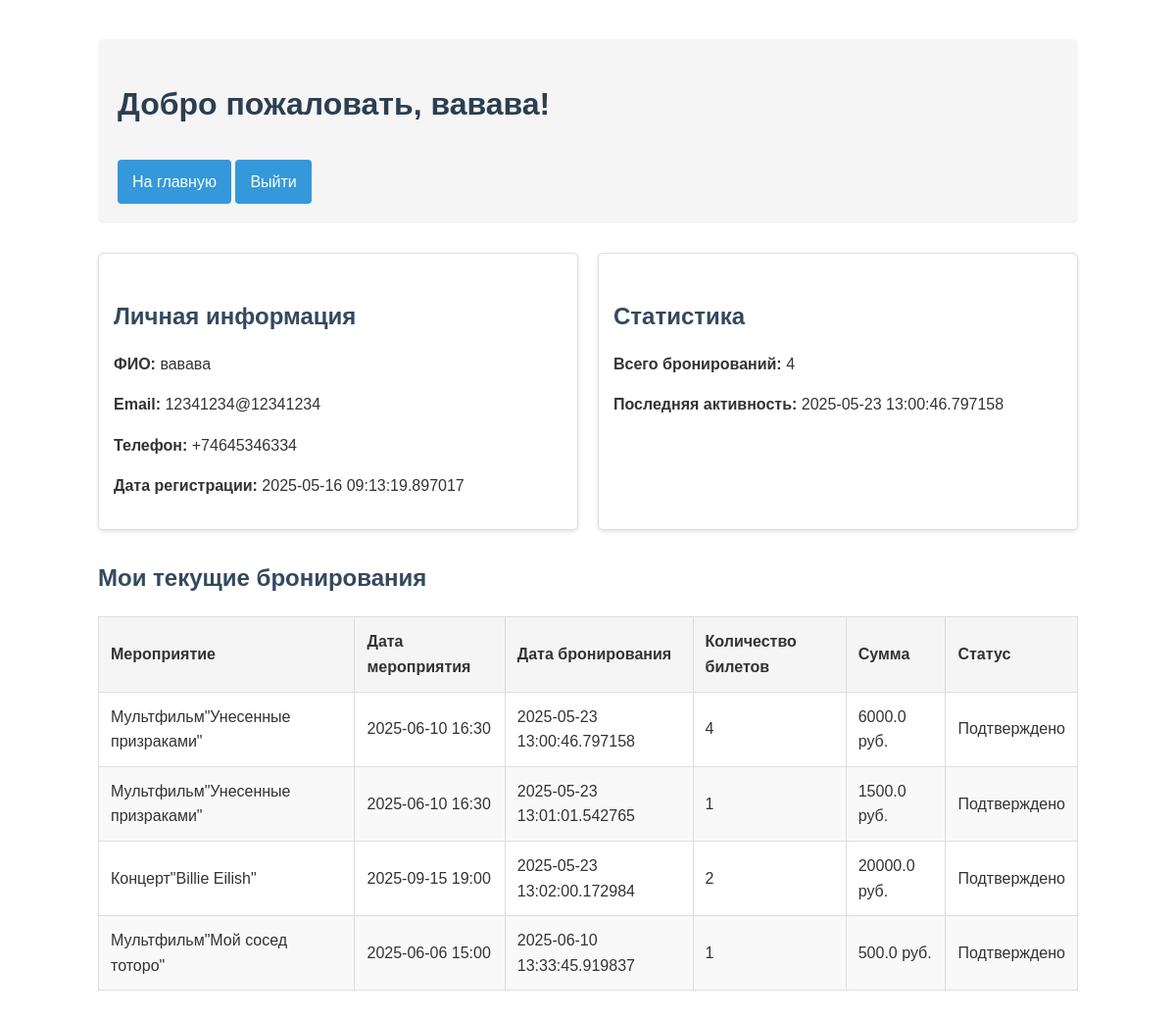
/my_account (signed in), run on the app's committed database.
### app.py (models this page shows)
class User(db.Model):
    __tablename__ = 'users'
    id = db.Column(db.Integer, primary_key=True)
    name = db.Column(db.String(100), nullable=False)
    email = db.Column(db.String(100), nullable=False, unique=True)
    t_number = db.Column(db.String(12), nullable=False)
    password = db.Column(db.String(100), nullable=False)
    registration_date = db.Column(db.DateTime, default=datetime.utcnow)
    bookings = db.relationship('Booking', backref='user', lazy=True)

class Booking(db.Model):
    __tablename__ = 'bookings'
    id = db.Column(db.Integer, primary_key=True)
    event_id = db.Column(db.Integer, db.ForeignKey('events.id'), nullable=False)
    user_id = db.Column(db.Integer, db.ForeignKey('users.id'), nullable=False)
    tickets_count = db.Column(db.Integer, nullable=False)
    booking_date = db.Column(db.DateTime, default=datetime.utcnow)
    status = db.Column(db.String(20), default='Подтверждено')

class Event(db.Model):
    __tablename__ = 'events'
    id = db.Column(db.Integer, primary_key=True)
    name = db.Column(db.String(100), nullable=False)
    total_tickets = db.Column(db.Integer, nullable=False)
    available_tickets = db.Column(db.Integer, nullable=False)
    date = db.Column(db.String(50), nullable=False)
    price = db.Column(db.Float, nullable=False)
    category = db.Column(db.String(50), nullable=False)
    bookings = db.relationship('Booking', backref='event', lazy=True)

### app.py (the view)
@app.route('/my_account')
def my_account():
    if 'user_id' not in session:
        flash('Пожалуйста, войдите в систему', 'warning')
        return redirect(url_for('login'))
    user = User.query.get(session['user_id'])
    if not user:
        flash('Пользователь не найден', 'danger')
        return redirect(url_for('login'))
    bookings = Booking.query.filter_by(user_id=user.id).join(Event).all()
    return render_template('my_account.html',
                           user=user,
                           bookings=bookings)

### templates/my_account.html (shortened to what this page needs)
<!DOCTYPE html>
<html lang="ru">
<head>
</head>
<body>
    <div class="container">
        <div class="account-header">
            <h1>Добро пожаловать, {{ user.name }}!</h1>
            <div class="account-actions">
                <a href="{{ url_for('index') }}" class="btn">На главную</a>
                <a href="{{ url_for('logout') }}" class="btn btn-logout">Выйти</a>
            </div>
        </div>
        <div class="account-info">
            <div class="info-card">
                <h2>Личная информация</h2>
                <p><strong>ФИО:</strong> {{ user.name }}</p>
                <p><strong>Email:</strong> {{ user.email }}</p>
                <p><strong>Телефон:</strong> {{ user.t_number }}</p>
                <p><strong>Дата регистрации:</strong> {{ user.registration_date if user.registration_date else 'Не указана' }}</p>
            </div>
            <div class="info-card">
                <h2>Статистика</h2>
                <p><strong>Всего бронирований:</strong> {{ bookings|length }}</p>
                <p><strong>Последняя активность:</strong>
                    {% if bookings %}
                        {{ bookings[0].booking_date }}
                    {% else %}
                        Нет активных бронирований
                    {% endif %}
                </p>
            </div>
        </div>
        <h2>Мои текущие бронирования</h2>
        {% if bookings %}
        <table class="bookings-table">
            <thead>
                <tr>
                    <th>Мероприятие</th>
                    <th>Дата мероприятия</th>
                    <th>Дата бронирования</th>
                    <th>Количество билетов</th>
                    <th>Сумма</th>
                    <th>Статус</th>
                </tr>
            </thead>
            <tbody>
                {% for booking in bookings %}
                <tr>
                    <td>{{ booking.event.name }}</td>
                    <td>{{ booking.event.date }}</td>
                    <td>{{ booking.booking_date }}</td>
                    <td>{{ booking.tickets_count }}</td>
                    <td>{{ booking.tickets_count * booking.event.price }} руб.</td>
                    <td>Подтверждено</td>
                </tr>
                {% endfor %}
            </tbody>
        </table>
        {% else %}
        <div class="no-bookings">
            <p>У вас пока нет активных бронирований.</p>
            <a href="{{ url_for('index') }}" class="btn">Посмотреть мероприятия</a>
        </div>
        {% endif %}
    </div>
</body>
</html>

### templates/my_account.html (style rules this page uses)
body { font-family: Arial, sans-serif; line-height: 1.6; margin: 0; padding: 20px; color: #333; }
.container { max-width: 1000px; margin: 0 auto; padding: 20px; }
.account-header { background-color: #f5f5f5; padding: 20px; border-radius: 5px; margin-bottom: 30px; }
.account-info { display: grid; grid-template-columns: 1fr 1fr; gap: 20px; margin-bottom: 30px; }
.info-card { background-color: #fff; border: 1px solid #ddd; border-radius: 5px; padding: 15px; box-shadow: 0 2px 4px rgba(0,0,0,0.1); }
.bookings-table { width: 100%; border-collapse: collapse; margin-top: 20px; }
.bookings-table th, .bookings-table td { border: 1px solid #ddd; padding: 12px; text-align: left; }
.bookings-table th { background-color: #f5f5f5; }
.bookings-table tr:nth-child(even) { background-color: #f9f9f9; }
h1 { color: #2c3e50; margin-bottom: 20px; }
h2 { color: #34495e; margin-top: 30px; margin-bottom: 15px; }
.btn { display: inline-block; background-color: #3498db; color: white; padding: 10px 15px; text-decoration: none; border-radius: 4px; margin-top: 10px; }

### data on the page
User: name "вавава", email "12341234@12341234", t_number "+74645346334", registration_date "2025-05-16 09:13:19.897017"
Booking: booking_date "2025-05-23 13:00:46.797158", event.name "Мультфильм\"Унесенные призраками\"", event "2025-06-10 16:30", tickets_count "4", booking.tickets_count*booking.event.price "6000.0"
Booking: event.name "Мультфильм\"Унесенные призраками\"", event "2025-06-10 16:30", booking_date "2025-05-23 13:01:01.542765", tickets_count "1", booking.tickets_count*booking.event.price "1500.0"
Booking: event.name "Концерт\"Billie Eilish\"", event "2025-09-15 19:00", booking_date "2025-05-23 13:02:00.172984", tickets_count "2", booking.tickets_count*booking.event.price "20000.0"
Booking: event.name "Мультфильм\"Мой сосед тоторо\"", event "2025-06-06 15:00", booking_date "2025-06-10 13:33:45.919837", tickets_count "1", booking.tickets_count*booking.event.price "500.0"

### other printed values
{{ bookings|length }} "4"
